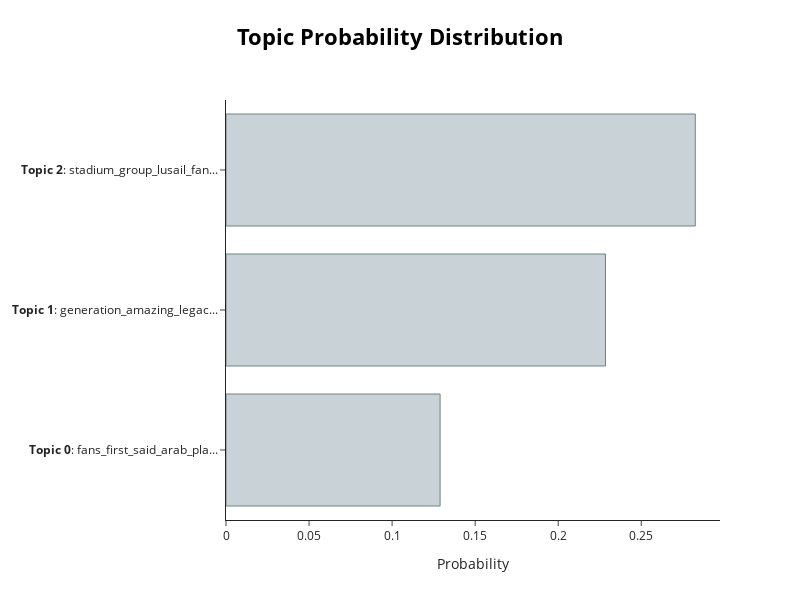

Notebook source saved alongside this figure:
### Code cell
model.visualize_distribution(probabilities[156], min_probability=0.015)

### Figure 1 — Plotly figure (JSON) as saved in the notebook; plotly's stock layout.template omitted (floating-point values rounded to 4 significant figures)
{"data": [{"marker": {"color": "#C8D2D7", "line": {"color": "#6E8484", "width": 1}}, "orientation": "h", "type": "bar", "x": [0.1289, 0.2285, 0.2825], "y": ["<b>Topic 0</b>: fans_first_said_arab_pla...", "<b>Topic 1</b>: generation_amazing_legac...", "<b>Topic 2</b>: stadium_group_lusail_fan..."]}], "layout": {"height": 600, "hoverlabel": {"bgcolor": "white", "font": {"family": "Rockwell", "size": 16}}, "title": {"font": {"color": "Black", "size": 22}, "text": "<b>Topic Probability Distribution", "x": 0.5, "xanchor": "center", "y": 0.95, "yanchor": "top"}, "width": 800, "xaxis": {"title": {"text": "Probability"}}}}
